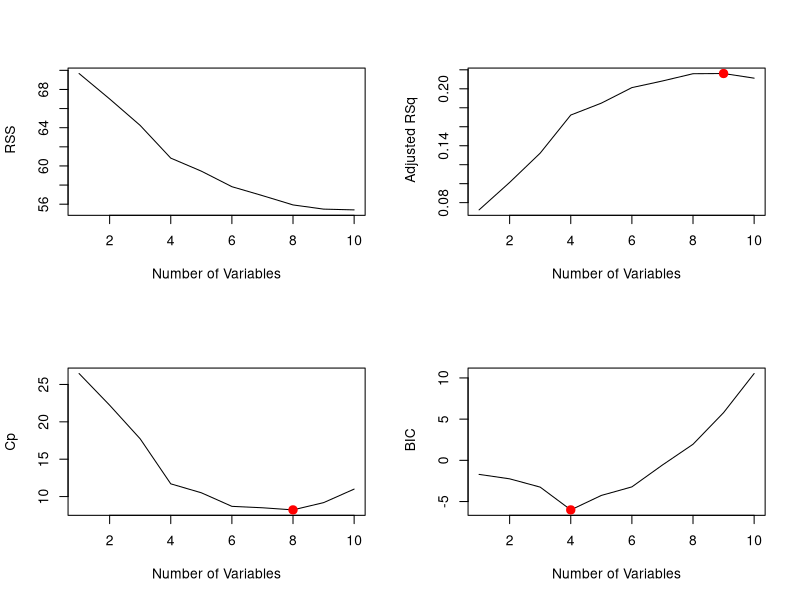
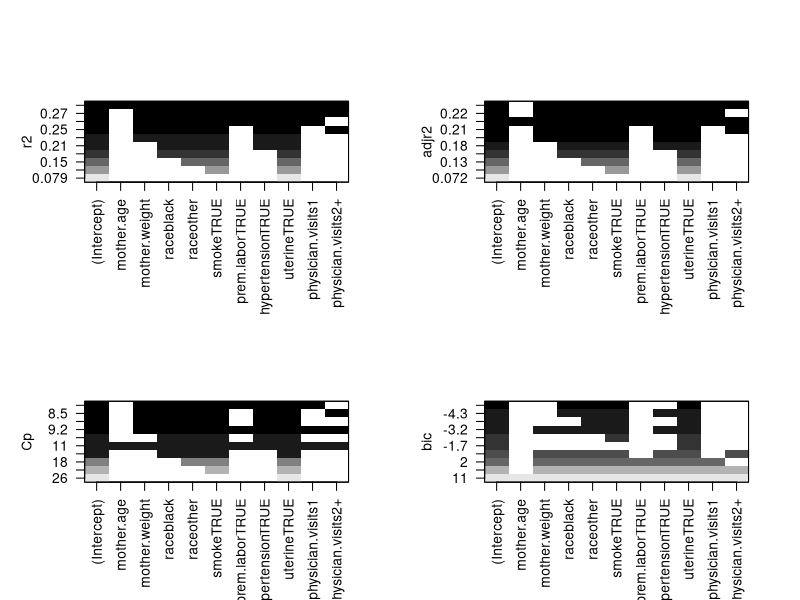
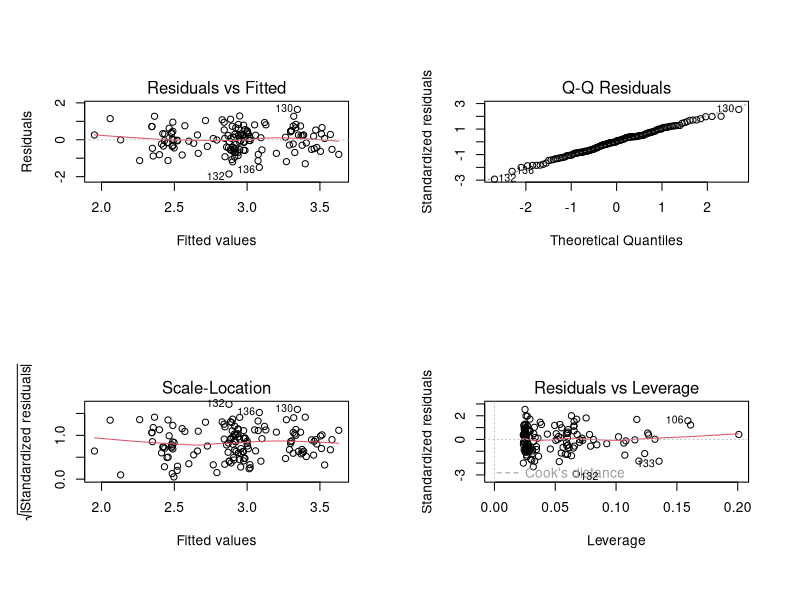
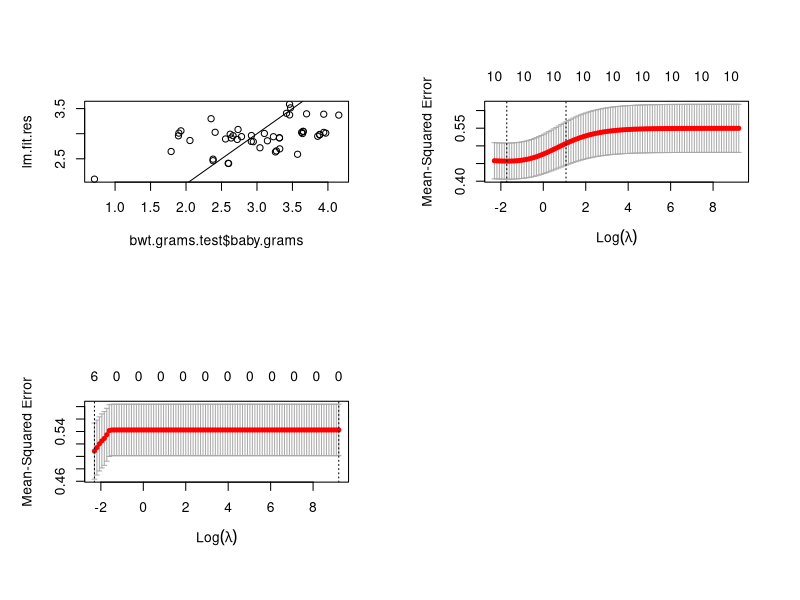

Write the R code that produced these figures, in order.
## ---- chunk 1
library(MASS)
data(birthwt)

bwt.grams <- with(birthwt, {
  bwt <- bwt/1000
  race <- factor(race, labels = c("white", "black", "other"))
  ptd <- factor(ptl > 0)
  ftv <- factor(ftv)
  levels(ftv)[-(1:2)] <- "2+"
  data.frame(bwt, age, lwt, race, smoke = (smoke > 0),
             ptd, ht = (ht > 0), ui = (ui > 0), ftv)
})
colnames(bwt.grams) <- c("baby.grams", "mother.age", 
                       "mother.weight", "race",
                       "smoke", "prem.labor", 
                       "hypertension", "uterine",
                       "physician.visits")

set.seed(1)
train <- sample(1:nrow(bwt.grams), floor(0.75*nrow(bwt.grams)))
bwt.grams.train <- bwt.grams[train,]
bwt.grams.test <- bwt.grams[-train,]

library (leaps)
regfit.full=regsubsets(baby.grams~., bwt.grams.train, nvmax =19)
reg.summary = summary(regfit.full)
par(mfrow =c(2,2))
plot(reg.summary$rss ,xlab=" Number of Variables ",ylab=" RSS", type="l")
plot(reg.summary$adjr2 ,xlab =" Number of Variables ", ylab=" Adjusted RSq",type="l")
max.adjr2=which.max (reg.summary$adjr2)
max.adjr2
points (max.adjr2, reg.summary$adjr2[max.adjr2], col ="red",cex =2, pch =20)


plot(reg.summary$cp ,xlab =" Number of Variables ", ylab="Cp", type='l')
min.cp= which.min (reg.summary$cp )
min.cp
points (min.cp, reg.summary$cp[min.cp], col ="red",cex =2, pch =20)


min.bic = which.min(reg.summary$bic)
min.bic
plot(reg.summary$bic ,xlab=" Number of Variables ",ylab=" BIC", type='l')
points (min.bic, reg.summary$bic [min.bic], col =" red",cex =2, pch =20)

plot(regfit.full ,scale ="r2")
plot(regfit.full ,scale ="adjr2")
plot(regfit.full ,scale ="Cp")
plot(regfit.full ,scale ="bic")

coef(regfit.full, max.adjr2) 
coef(regfit.full, min.cp)
coef(regfit.full, min.bic)



#Linear regression with the predictors selected by best subset
lm.fit = lm( baby.grams~ mother.weight+race+smoke+hypertension+uterine, data=bwt.grams.train)
summary(lm.fit)
confint(lm.fit)
par(mfrow = c(2, 2))
plot(lm.fit)

lm.fit.res= predict(lm.fit, bwt.grams.test)
mean((lm.fit.res -bwt.grams.test$baby.grams)^2)
plot(bwt.grams.test$baby.grams,lm.fit.res)
abline (0,1)



library(glmnet)
##
bwt.x.train=model.matrix( baby.grams~., data=bwt.grams.train)[,-1]
bwt.y.train=bwt.grams.train$baby.grams

bwt.x.test=model.matrix( baby.grams~., data=bwt.grams.test)[,-1]
bwt.y.test=bwt.grams.test[,1]

grid.bwt =10^seq (-1,4, length =100)

# With alpha =0, glmnet computes the ridge

ridge =cv.glmnet(bwt.x.train,bwt.y.train,alpha =0, lambda =grid.bwt, nfolds=6)
plot(ridge)
ridge.opt = glmnet(bwt.x.train,bwt.y.train,alpha =0, lambda =ridge$lambda.min)
ridge.opt$beta
ridge.opt.res = predict(ridge.opt, s =ridge$lambda.min, newx=bwt.x.test)
mean((ridge.opt.res -bwt.y.test)^2)

# With alpha =1, glmnet computes the lasso
lasso =cv.glmnet(bwt.x.train,bwt.y.train,alpha =1, lambda =grid.bwt, nfolds=6)
lasso$lambda.min
plot(lasso)
lasso.opt = glmnet(bwt.x.train,bwt.y.train,alpha =1, lambda =lasso$lambda.min)
lasso.opt$beta
lasso.opt.res = predict(lasso.opt, s =lasso$lambda.min, newx=bwt.x.test)
mean((lasso.opt.res -bwt.y.test)^2)
